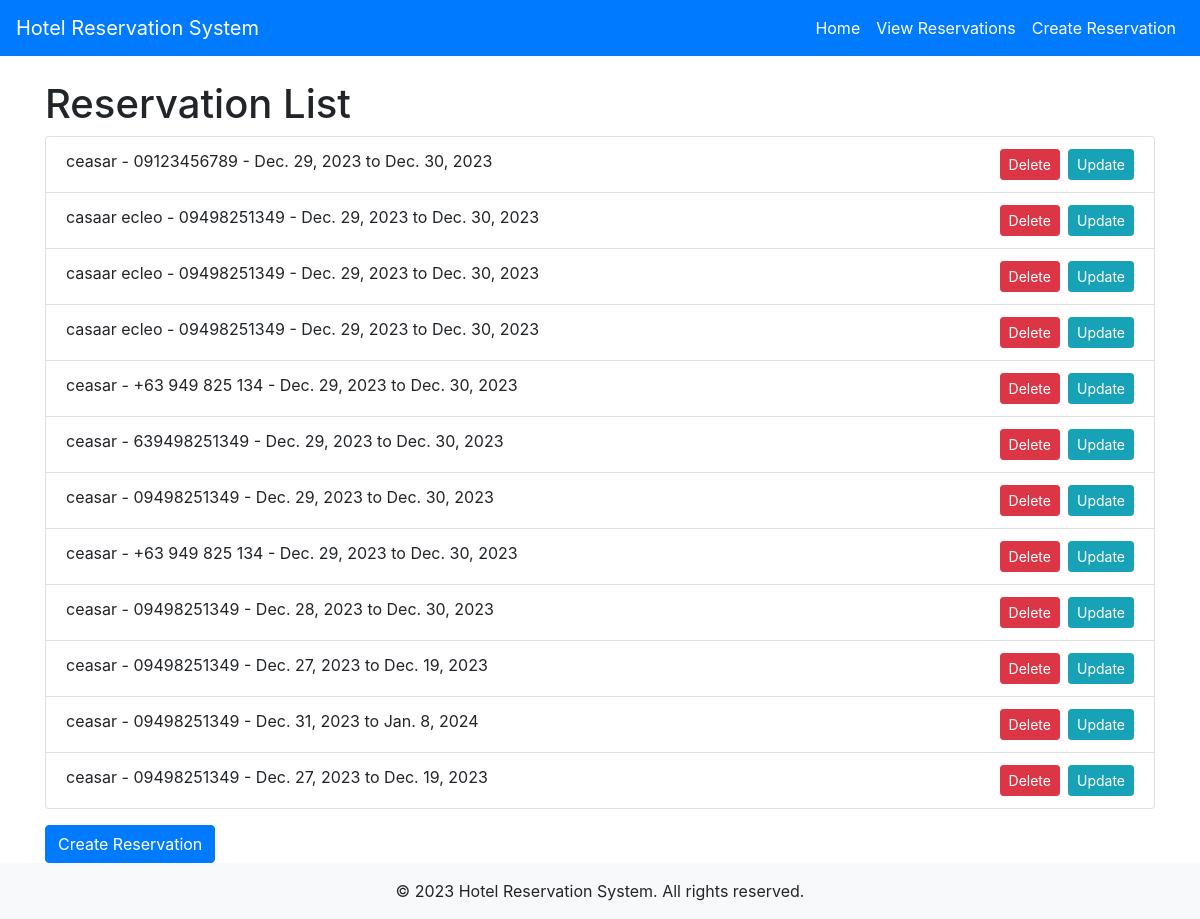
The page /reservations/list/ on the database as committed earlier.
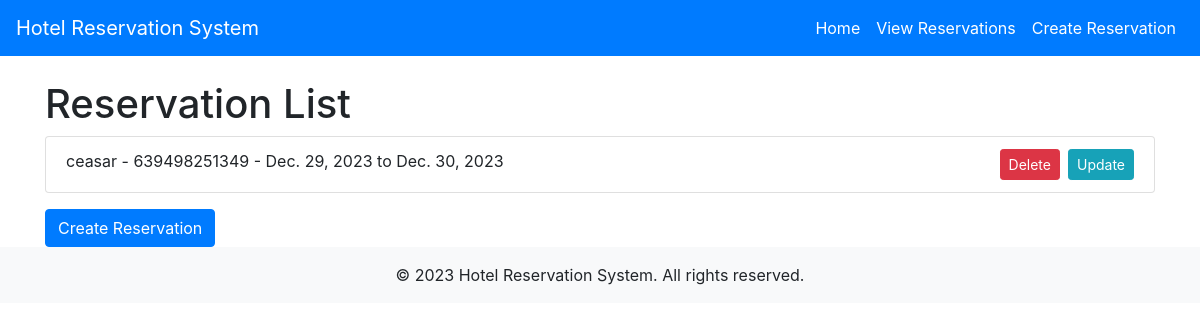
The same page on the database as committed later.
### reservations/models.py (models this page shows, shortened)
class Reservation(models.Model):
    name = models.CharField(max_length=100)
    phone_number = models.CharField(max_length=15)
    check_in_date = models.DateField()
    check_out_date = models.DateField()

### reservations/views.py (the view)
# urls.py: path('list/', reservation_list, name='reservation_list'),
def reservation_list(request):
    reservations = Reservation.objects.all()
    return render(request, 'reservations/reservation_list.html', {'reservations': reservations})

### reservations/templates/reservations/reservation_list.html (shortened to what this page needs)
<!DOCTYPE html>
<html lang="en">
<head>
    <link rel="stylesheet" href="https://maxcdn.bootstrapcdn.com/bootstrap/4.0.0/css/bootstrap.min.css">
</head>
<body>
    {% include 'navbar.html' %}
    <div class="container mt-4">
        <h1>Reservation List</h1>
        <ul class="list-group">
            {% for reservation in reservations %}
                <li class="list-group-item">
                    {{ reservation.name }} - {{ reservation.phone_number }} - {{ reservation.check_in_date }} to {{ reservation.check_out_date }}
                    <a href="{% url 'reservation_update' pk=reservation.pk %}" class="btn btn-info btn-sm float-right">Update</a>
                    <button class="btn btn-danger btn-sm float-right mr-2" onclick="confirmDelete({{ reservation.pk }})">Delete</button>
                </li>
            {% endfor %}
        </ul>
        <a href="{% url 'reservation_create' %}" class="btn btn-primary mt-3">Create Reservation</a>
    </div>
    {% include 'footer.html' %}
</body>
</html>

### reservations/templates/navbar.html (shortened to what this page needs)
<nav class="navbar navbar-expand-lg navbar-light bg-primary">
    <a class="navbar-brand text-white fw-bold" href="#">Hotel Reservation System</a>
    <div class="collapse navbar-collapse justify-content-end" id="navbarNav">
        <ul class="navbar-nav">
            <li class="nav-item active">
                <a class="nav-link text-white" href="{% url 'landing_page' %}">Home</a>
            </li>
            <li class="nav-item">
                <a class="nav-link text-white" href="{% url 'reservation_list' %}">View Reservations</a>
            </li>
            <li class="nav-item">
                <a class="nav-link text-white" href="{% url 'reservation_create' %}">Create Reservation</a>
            </li>
        </ul>
    </div>
</nav>

### reservations/templates/footer.html
<footer class="bg-light text-center py-3">
    <p class="mb-0">© 2023 Hotel Reservation System. All rights reserved.</p>
</footer>

Rows that differ between the two databases and show on the page:
removed Reservation: name "ceasar", phone_number "09123456789", check_in_date "Dec. 29, 2023", check_out_date "Dec. 30, 2023"
removed Reservation: name "casaar ecleo", phone_number "09498251349", check_in_date "Dec. 29, 2023", check_out_date "Dec. 30, 2023"
removed Reservation: name "casaar ecleo", phone_number "09498251349", check_in_date "Dec. 29, 2023", check_out_date "Dec. 30, 2023"
removed Reservation: name "casaar ecleo", phone_number "09498251349", check_in_date "Dec. 29, 2023", check_out_date "Dec. 30, 2023"
removed Reservation: name "ceasar", phone_number "+63 949 825 134", check_in_date "Dec. 29, 2023", check_out_date "Dec. 30, 2023"
removed Reservation: name "ceasar", phone_number "09498251349", check_in_date "Dec. 29, 2023", check_out_date "Dec. 30, 2023"
removed Reservation: name "ceasar", phone_number "+63 949 825 134", check_in_date "Dec. 29, 2023", check_out_date "Dec. 30, 2023"
removed Reservation: name "ceasar", phone_number "09498251349", check_in_date "Dec. 28, 2023", check_out_date "Dec. 30, 2023"
removed Reservation: name "ceasar", phone_number "09498251349", check_in_date "Dec. 27, 2023", check_out_date "Dec. 19, 2023"
removed Reservation: name "ceasar", phone_number "09498251349", check_in_date "Dec. 31, 2023", check_out_date "Jan. 8, 2024"
removed Reservation: name "ceasar", phone_number "09498251349", check_in_date "Dec. 27, 2023", check_out_date "Dec. 19, 2023"
